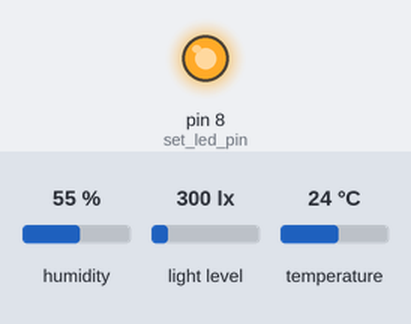
Bench run of a sketch on a simulated Arduino Uno, built with avr-gcc and run on an emulated ATmega328P. Parts: output pins drawn as LEDs (lit = HIGH). The inputs (shaded band) are chosen by the test bench; at power-on: humidity 55 %, light level 300 lx, temperature 24 °C. Storage starts empty.

Above: at 0.5 s.
At 19.0 s:
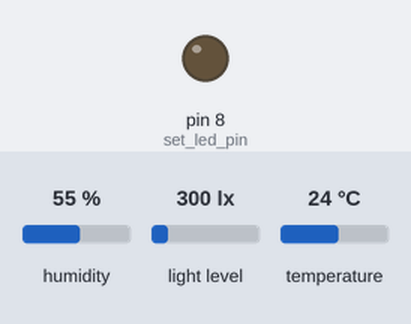
Timing chart, 0 to 48.2 s (numbered marks = the images above):
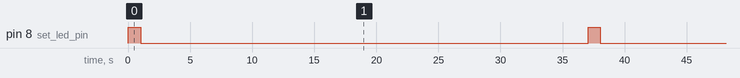

Measured:
- by itself, pin 8 (set_led_pin): alternates HIGH for 1.0 s and LOW for 36.0 s

The sketch:

V1.2.ino
```cpp
//libraries
#include <DHT.h>
#include <DHT_U.h>
#include <Wire.h>
#include <SD.h>
#include <SPI.h>
#include <BH1750FVI.h>
//other
BH1750FVI LightSensor(BH1750FVI::k_DevModeContLowRes);
//pins
#define DHTTYPE DHT11
#define DHTPIN 5//DHT pin
//int ms = A0;//moisture sensor
//int sv = 0;//sensore value
const int chipSelect = 4;//SD

DHT dht(DHTPIN, DHTTYPE);

void setup(){
  Wire.begin();
  LightSensor.begin();
  if (!SD.begin(chipSelect)) {
    while (1);
    }
  pinMode(8, OUTPUT);//set led pin
  dht.begin();
}
void loop()
{
  //LED blink
  digitalWrite(8, HIGH);
  delay(1000);
  digitalWrite(8, LOW);
  //sd
  String dataString = "";
  //DHT
  float t = dht.readTemperature();
  float h = dht.readHumidity();
  //moisture
  //int sv = analogRead(ms);//read sensor
  //light sensor
  uint16_t lux = LightSensor.GetLightIntensity();
  //SD
  dataString =  String(t) + "," + String(h) + "," + String(lux);//add for soil moisture String(sv) + ","
  File dataFile = SD.open("datalog.csv", FILE_WRITE);
  if (dataFile) {
    dataFile.println(dataString);
    dataFile.close();
  }
  delay(36000);//period
}
```
